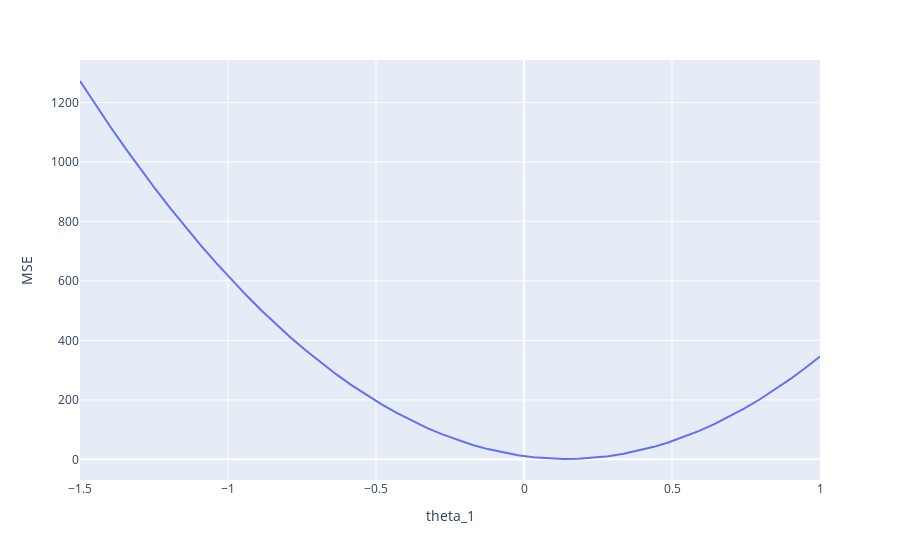

The cell this chart's notebook holds for it:
### Markdown cell above
We can visualize the value of the MSE on our dataset for different possible choices of $\theta_1$. To optimize our model, we want to select the value of $\theta_1$ that leads to the lowest MSE.

### Code cell
def mse_single_arg(theta_1):
    """Returns the MSE on our data for the given theta1"""
    x = df["total_bill"]
    y_obs = df["tip"]
    y_hat = theta_1 * x
    return np.mean((y_hat - y_obs) ** 2)

loss_df = pd.DataFrame({"theta_1":np.linspace(-1.5, 1), "MSE":[mse_single_arg(theta_1) for theta_1 in np.linspace(-1.5, 1)]})

px.line(loss_df, x="theta_1", y="MSE")

### Figure 1 — Plotly figure (JSON) as saved in the notebook; plotly's stock layout.template omitted (floating-point values rounded to 4 significant figures)
{"data": [{"hovertemplate": "theta_1=%{x}<br>MSE=%{y}<extra></extra>", "legendgroup": "", "line": {"color": "#636efa", "dash": "solid"}, "marker": {"symbol": "circle"}, "mode": "lines", "name": "", "orientation": "v", "showlegend": false, "type": "scatter", "x": [-1.5, -1.449, -1.398, -1.347, -1.296, -1.245, -1.194, -1.143, -1.092, -1.041, -0.9898, -0.9388, -0.8878, -0.8367, -0.7857, -0.7347, -0.6837, -0.6327, -0.5816, -0.5306, -0.4796, -0.4286, -0.3776, -0.3265, -0.2755, -0.2245, -0.1735, -0.1224, -0.07143, -0.02041, 0.03061, 0.08163, 0.1327, 0.1837, 0.2347, 0.2857, 0.3367, 0.3878, 0.4388, 0.4898, 0.5408, 0.5918, 0.6429, 0.6939, 0.7449, 0.7959, 0.8469, 0.898, 0.949, 1], "xaxis": "x", "y": [1272.0, 1194.0, 1119.0, 1046.0, 976.1, 908.3, 842.8, 779.9, 719.3, 661.2, 605.6, 552.4, 501.7, 453.4, 407.6, 364.2, 323.2, 284.7, 248.7, 215.1, 183.9, 155.3, 129.0, 105.2, 83.86, 64.96, 48.51, 34.51, 22.96, 13.85, 7.198, 2.992, 1.236, 1.929, 5.07, 10.66, 18.7, 29.19, 42.13, 57.51, 75.35, 95.64, 118.4, 143.6, 171.2, 201.3, 233.8, 268.8, 306.2, 346.1], "yaxis": "y"}], "layout": {"autosize": true, "legend": {"tracegroupgap": 0}, "margin": {"t": 60}, "xaxis": {"anchor": "y", "autorange": true, "domain": [0, 1], "range": [-1.5, 1], "title": {"text": "theta_1"}, "type": "linear"}, "yaxis": {"anchor": "x", "autorange": true, "domain": [0, 1], "range": [-69.37, 1343.0], "title": {"text": "MSE"}, "type": "linear"}}}
